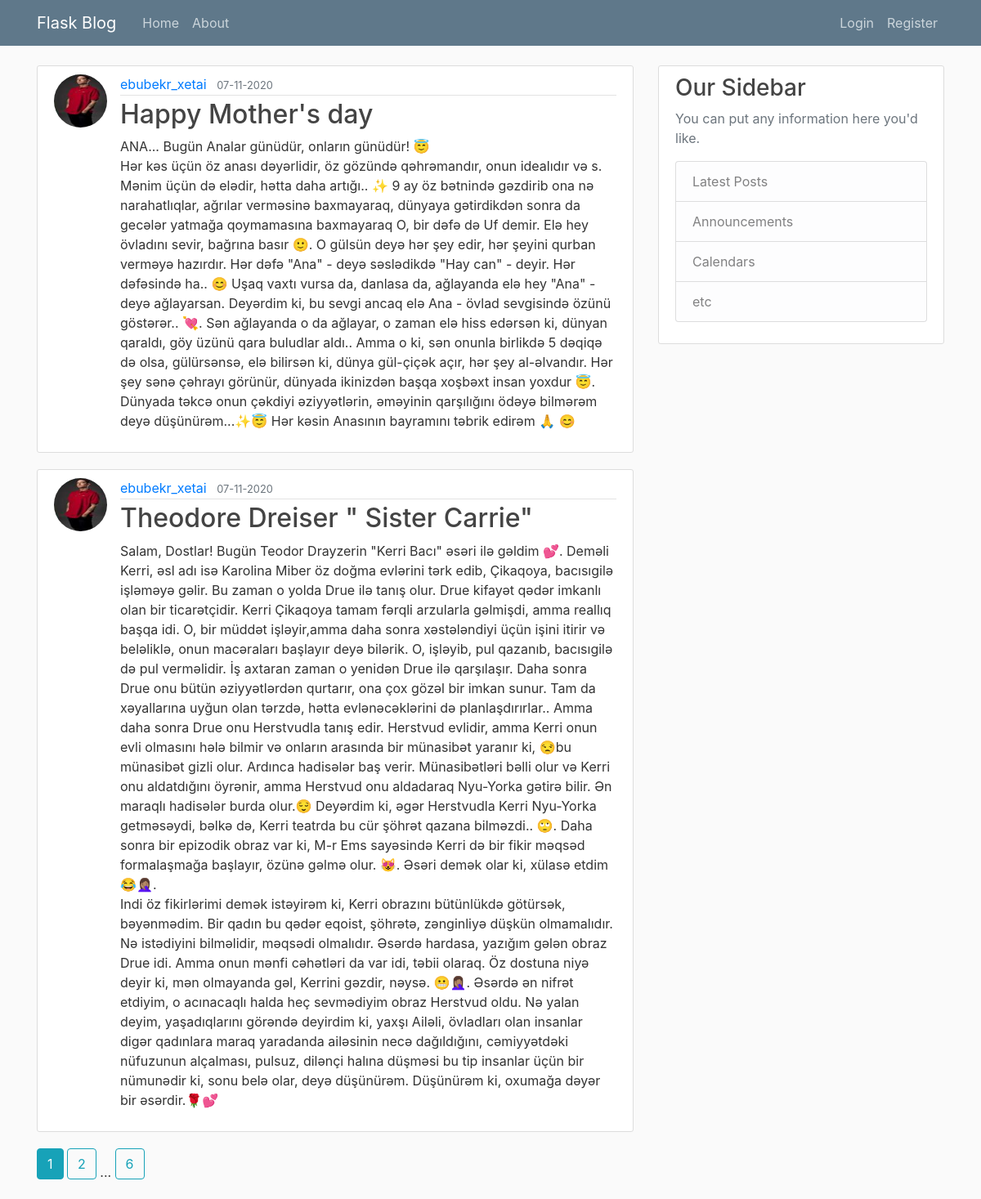
Page /home on the earlier database version.
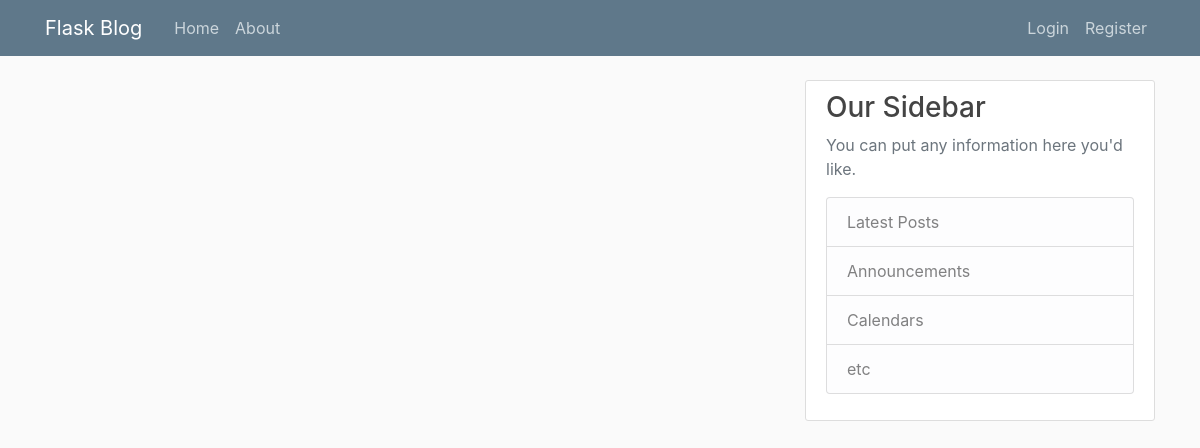
Same page on the later database version.
### flaskblog/models.py (models this page shows, shortened)
class Post(db.Model):
	id = db.Column(db.Integer,primary_key=True)
	title=db.Column(db.String(100),nullable=False)
	date_posted = db.Column(db.DateTime,nullable=False,default=datetime.utcnow)
	content=db.Column(db.Text,nullable=False)
	user_id=db.Column(db.Integer, db.ForeignKey('user.id'),nullable=False)

class User(db.Model,UserMixin):
	id = db.Column(db.Integer,primary_key=True)
	username=db.Column(db.String(20),unique=True,nullable=False)
	email=db.Column(db.String(120),unique=True,nullable=False)
	image_file=db.Column(db.String(20),nullable=False, default='def.jpg')
	password=db.Column(db.String(60),nullable=False)
	posts=db.relationship('Post',backref='author',lazy=True)

### flaskblog/main/routes.py (the view)
@main.route("/")
@main.route("/home")
def home():
    page = request.args.get('page', 1 , type = int)
    posts = Post.query.order_by(Post.date_posted.desc()).paginate(page = page,per_page = 2)
    return render_template('home.html', posts=posts)

### flaskblog/templates/home.html
{% extends "layout.html" %}
{% block content %}
    {% for post in posts.items %}
        <article class="media content-section">
        	<img class ="rounded-circle article-img" src="{{url_for('static',filename='profile_pics/'+
        	post.author.image_file) }}">
          <div class="media-body">
            <div class="article-metadata">
              <a class="mr-2" href="{{url_for('users.user_posts',username=post.author.username)}}">{{ post.author.username }}</a>
              <small class="text-muted">{{ post.date_posted.strftime("%m-%d-%Y")}}</small>
            </div>
            <h2><a class="article-title" href="{{ url_for('posts.post', post_id=post.id)}}">{{ post.title }}</a></h2>
            <p class="article-content">{{ post.content }}</p>
          </div>
        </article>
    {% endfor %}
    {% for page_num in posts.iter_pages(left_edge=1,right_edge=1, left_current=1, right_current=2) %}
      {% if page_num %}
        {% if posts.page == page_num %}
          <a class="btn btn-info mb-4"href="{{url_for('main.home', page=page_num)}}">{{ page_num }}</a>
        {%else%}
          <a class="btn btn-outline-info mb-4"href="{{url_for('main.home', page=page_num)}}">{{ page_num }}</a>
        {% endif %}
      {% else %}
        ...
      {% endif %}
    {% endfor %}
{% endblock content %}

### flaskblog/templates/layout.html (shortened to what this page needs)
<!DOCTYPE html>
<html>
<head>
    <link rel="stylesheet" href="https://maxcdn.bootstrapcdn.com/bootstrap/4.0.0/css/bootstrap.min.css">
    <link rel="stylesheet" type="text/css" href="{{ url_for('static', filename='main.css') }}">
</head>
<body>
    <header class="site-header">
      <nav class="navbar navbar-expand-md navbar-dark bg-steel fixed-top">
        <div class="container">
          <a class="navbar-brand mr-4" href="/">Flask Blog</a>
          <div class="collapse navbar-collapse" id="navbarToggle">
            <div class="navbar-nav mr-auto">
              <a class="nav-item nav-link" href="{{ url_for('main.home') }}">Home</a>
              <a class="nav-item nav-link" href="{{ url_for('main.about') }}">About</a>
            </div>
            <div class="navbar-nav">
              {% if current_user.is_authenticated %}
                <a class="nav-item nav-link" href="{{ url_for('posts.new_post') }}">New Post</a>
                <a class="nav-item nav-link" href="{{ url_for('users.account') }}">Account</a>
                <a class="nav-item nav-link" href="{{ url_for('users.logout') }}">Logout</a>
              {% else %}
                <a class="nav-item nav-link" href="{{ url_for('users.login') }}">Login</a>
                <a class="nav-item nav-link" href="{{ url_for('users.register') }}">Register</a>
              {% endif %}
            </div>
          </div>
        </div>
      </nav>
    </header>
    <main role="main" class="container">
      <div class="row">
        <div class="col-md-8">
          {% block content %}{% endblock %}
        </div>
        <div class="col-md-4">
          <div class="content-section">
            <h3>Our Sidebar</h3>
            <p class='text-muted'>You can put any information here you'd like.
              <ul class="list-group">
                <li class="list-group-item list-group-item-light">Latest Posts</li>
                <li class="list-group-item list-group-item-light">Announcements</li>
                <li class="list-group-item list-group-item-light">Calendars</li>
                <li class="list-group-item list-group-item-light">etc</li>
              </ul>
            </p>
          </div>
        </div>
      </div>
    </main>
</body>
</html>

### flaskblog/static/main.css (style rules this page uses)
body { background: #fafafa; color: #333333; margin-top: 5rem; }
h1, h2, h3, h4, h5, h6 { color: #444444; }
.bg-steel { background-color: #5f788a; }
.site-header .navbar-nav .nav-link { color: #cbd5db; }
.content-section { background: #ffffff; padding: 10px 20px; border: 1px solid #dddddd; border-radius: 3px; margin-bottom: 20px; }

Differences in the rows shown:
removed Post: image_file (picture), author.username "ebubekr_xetai", date_posted "07-11-2020", title "Happy Mother's day", content "ANA... Bugün Analar günüdür, onların günüdür! 😇 Hər kəs üçün öz anası dəyərlidir, öz gözündə qəhrəmandır, onun idealıdır və s. Mənim üçün də elədir, hətta daha artığı.. ✨ 9 ay öz bətnində gəzdirib ona nə narahatlıqlar, ağrılar verməsinə baxmayaraq, dünyaya gətirdikdən sonra da gecələr yatmağa qoymamasına baxmayaraq O, bir dəfə də Uf demir. Elə hey övladını sevir, bağrına basır 🙂. O gülsün deyə hər şey edir, hər şeyini qurban verməyə hazırdır. Hər dəfə \"Ana\" - deyə səslədikdə \"Hay can\" - deyir. Hər dəfəsində ha.. 😊 Uşaq vaxtı vursa da, danlasa da, ağlayanda elə hey \"Ana\" - deyə ağlayarsan. Deyərdim ki, bu sevgi ancaq elə Ana - övlad sevgisində özünü göstərər.. 💘. Sən ağlayanda o da ağlayar,…"
removed Post: image_file (picture), author.username "ebubekr_xetai", date_posted "07-11-2020", title "Theodore Dreiser \" Sister Carrie\"", content "Salam, Dostlar! Bugün Teodor Drayzerin \"Kerri Bacı\" əsəri ilə gəldim 💕. Deməli Kerri, əsl adı isə Karolina Miber öz doğma evlərini tərk edib, Çikaqoya, bacısıgilə işləməyə gəlir. Bu zaman o yolda Drue ilə tanış olur. Drue kifayət qədər imkanlı olan bir ticarətçidir. Kerri Çikaqoya tamam fərqli arzularla gəlmişdi, amma reallıq başqa idi. O, bir müddət işləyir,amma daha sonra xəstələndiyi üçün işini itirir və beləliklə, onun macəraları başlayır deyə bilərik. O, işləyib, pul qazanıb, bacısıgilə də pul verməlidir. İş axtaran zaman o yenidən Drue ilə qarşılaşır. Daha sonra Drue onu bütün əziyyətlərdən qurtarır, ona çox gözəl bir imkan sunur. Tam da xəyallarına uyğun olan tərzdə, hətta…"
Other differences:
list line gone: "1"
list line gone: "2"
list line gone: "6"
